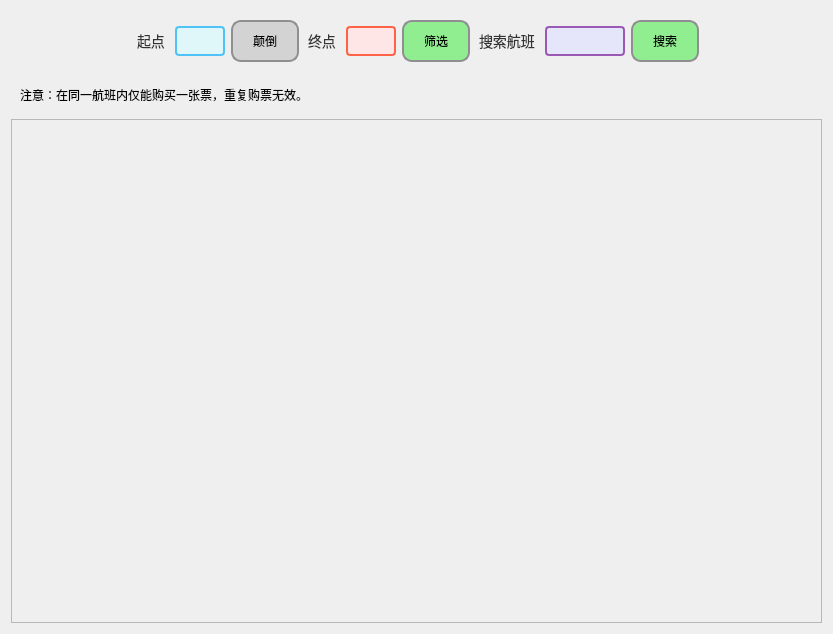
<?xml version="1.0" encoding="UTF-8"?>
<ui version="4.0">
 <class>UserHomePage</class>
 <widget class="QWidget" name="UserHomePage">
  <property name="geometry">
   <rect>
    <x>0</x>
    <y>0</y>
    <width>833</width>
    <height>634</height>
   </rect>
  </property>
  <property name="windowTitle">
   <string>Form</string>
  </property>
  <layout class="QVBoxLayout" name="verticalLayout">
   <item>
    <widget class="QWidget" name="widget_22" native="true">
     <layout class="QHBoxLayout" name="horizontalLayout_13">
      <item>
       <spacer name="horizontalSpacer_13">
        <property name="orientation">
         <enum>Qt::Orientation::Horizontal</enum>
        </property>
        <property name="sizeHint" stdset="0">
         <size>
          <width>40</width>
          <height>20</height>
         </size>
        </property>
       </spacer>
      </item>
      <item>
       <widget class="QLabel" name="label_22">
        <property name="styleSheet">
         <string notr="true">QLabel {
    color: #333333; /* 深灰色文字，与对话框和文本输入框的文字颜色相同 */
    font-size: 14px; /* 与按钮、对话框和文本输入框相同的字体大小 */
    font-weight: normal; /* 默认字体粗细，可以根据需要调整 */
    margin: 5px 0; /* 上下外边距，根据需要调整 */
    background-color: transparent; /* 透明背景，不覆盖标签下的内容 */
}

QLabel:disabled {
    color: #888888; /* 禁用时文字颜色变暗，与禁用状态的文本输入框一致 */
}</string>
        </property>
        <property name="text">
         <string>起点</string>
        </property>
       </widget>
      </item>
      <item>
       <widget class="QLineEdit" name="StartPointLine">
        <property name="maximumSize">
         <size>
          <width>50</width>
          <height>16777215</height>
         </size>
        </property>
        <property name="styleSheet">
         <string notr="true">QLineEdit {
    background-color: #e0f7fa; /* 浅蓝色背景 */
    border: 2px solid #4fc3f7; /* 蓝色边框 */
    border-radius: 4px; /* 圆角边框 */
    padding: 5px; /* 内边距 */
    color: #005f6a; /* 深蓝色文本 */
    selection-background-color: #4fc3f7; /* 选中时的背景颜色 */
    selection-color: #ffffff; /* 选中时的文本颜色 */
}

QLineEdit:focus {
    border-color: #00796b; /* 聚焦时边框颜色变深 */
    box-shadow: 0 0 4px rgba(0, 121, 107, 0.5); /* 聚焦时阴影效果 */
}

QLineEdit:disabled {
    background-color: #d3e5f3; /* 禁用时背景颜色变浅 */
    border-color: #a1c4dd; /* 禁用时边框颜色变浅 */
    color: #6d8cac; /* 禁用时文本颜色变暗 */
}

QLineEdit::placeholder {
    color: #6d8cac; /* 占位符文本颜色 */
    font-style: italic; /* 占位符文本斜体 */
}</string>
        </property>
       </widget>
      </item>
      <item>
       <widget class="QPushButton" name="ReverseBtn">
        <property name="styleSheet">
         <string notr="true">QPushButton {
    border: 2px solid #8f8f91; /* 设置按钮边框 */
    border-radius: 10px; /* 设置按钮圆角 */
    padding: 10px 20px; /* 设置按钮内边距 */
    background-color: #d3d3d3; /* 设置浅灰色背景 */
    color: black; /* 设置文本颜色为黑色，确保在浅灰色背景上清晰可见 */
}
 
QPushButton:hover {
    background-color: #c0c0c0; /* 鼠标悬停时的背景颜色，稍微深一点的浅灰色 */
}
 
QPushButton:pressed {
    background-color: #a9a9a9; /* 按钮按下时的背景颜色，再深一点的浅灰色 */
}</string>
        </property>
        <property name="text">
         <string>颠倒</string>
        </property>
       </widget>
      </item>
      <item>
       <widget class="QLabel" name="label_23">
        <property name="styleSheet">
         <string notr="true">QLabel {
    color: #333333; /* 深灰色文字，与对话框和文本输入框的文字颜色相同 */
    font-size: 14px; /* 与按钮、对话框和文本输入框相同的字体大小 */
    font-weight: normal; /* 默认字体粗细，可以根据需要调整 */
    margin: 5px 0; /* 上下外边距，根据需要调整 */
    background-color: transparent; /* 透明背景，不覆盖标签下的内容 */
}

QLabel:disabled {
    color: #888888; /* 禁用时文字颜色变暗，与禁用状态的文本输入框一致 */
}</string>
        </property>
        <property name="text">
         <string>终点</string>
        </property>
       </widget>
      </item>
      <item>
       <widget class="QLineEdit" name="EndPointLine">
        <property name="maximumSize">
         <size>
          <width>50</width>
          <height>16777215</height>
         </size>
        </property>
        <property name="styleSheet">
         <string notr="true">QLineEdit {
    background-color: #ffe6e6; /* 浅红色背景 */
    border: 2px solid #ff6347; /* 鲜红色边框 */
    border-radius: 4px; /* 圆角边框 */
    padding: 5px; /* 内边距 */
    color: #8b0000; /* 暗红色文本 */
    selection-background-color: #ff4500; /* 选中时的背景颜色（橙色红） */
    selection-color: #ffffff; /* 选中时的文本颜色（白色） */
}

QLineEdit:focus {
    border-color: #dc143c; /* 聚焦时边框颜色变为更深的红色 */
    box-shadow: 0 0 4px rgba(220, 20, 60, 0.5); /* 聚焦时阴影效果 */
}

QLineEdit:disabled {
    background-color: #f5dcdc; /* 禁用时背景颜色变浅 */
    border-color: #e9967a; /* 禁用时边框颜色变浅 */
    color: #a52a2a; /* 禁用时文本颜色变暗 */
}

QLineEdit::placeholder {
    color: #a52a2a; /* 占位符文本颜色（暗红色） */
    font-style: italic; /* 占位符文本斜体 */
}</string>
        </property>
       </widget>
      </item>
      <item>
       <widget class="QPushButton" name="FilterBtn">
        <property name="styleSheet">
         <string notr="true">QPushButton {
    border: 2px solid #8f8f91; /* 设置按钮边框 */
    border-radius: 10px; /* 设置按钮圆角 */
    padding: 10px 20px; /* 设置按钮内边距 */
    background-color: #90ee90; /* 设置浅绿色背景 */
}

QPushButton:hover {
    background-color: #80e080; /* 鼠标悬停时的背景颜色，稍微深一点的浅绿色 */
}

QPushButton:pressed {
    background-color: #70d070; /* 按钮按下时的背景颜色，再深一点的浅绿色 */
}</string>
        </property>
        <property name="text">
         <string>筛选</string>
        </property>
       </widget>
      </item>
      <item>
       <widget class="QLabel" name="label_24">
        <property name="styleSheet">
         <string notr="true">QLabel {
    color: #333333; /* 深灰色文字，与对话框和文本输入框的文字颜色相同 */
    font-size: 14px; /* 与按钮、对话框和文本输入框相同的字体大小 */
    font-weight: normal; /* 默认字体粗细，可以根据需要调整 */
    margin: 5px 0; /* 上下外边距，根据需要调整 */
    background-color: transparent; /* 透明背景，不覆盖标签下的内容 */
}

QLabel:disabled {
    color: #888888; /* 禁用时文字颜色变暗，与禁用状态的文本输入框一致 */
}</string>
        </property>
        <property name="text">
         <string>搜索航班</string>
        </property>
       </widget>
      </item>
      <item>
       <widget class="QLineEdit" name="SeekLine">
        <property name="maximumSize">
         <size>
          <width>80</width>
          <height>16777215</height>
         </size>
        </property>
        <property name="styleSheet">
         <string notr="true">QLineEdit {
    background-color: #e6e6fa; /* 浅紫色背景 */
    border: 2px solid #9b59b6; /* 紫色边框 */
    border-radius: 4px; /* 圆角边框 */
    padding: 5px; /* 内边距 */
    color: #4b0082; /* 深紫色文本（与浅紫色背景形成对比） */
    selection-background-color: #9b59b6; /* 选中时的背景颜色（与边框颜色相同） */
    selection-color: #ffffff; /* 选中时的文本颜色（白色） */
}

QLineEdit:focus {
    border-color: #6a0dad; /* 聚焦时边框颜色变深为深紫色 */
    box-shadow: 0 0 4px rgba(106, 13, 173, 0.5); /* 聚焦时阴影效果使用深紫色RGBA */
}

QLineEdit:disabled {
    background-color: #d8bfd8; /* 禁用时背景颜色变为更浅的紫色 */
    border-color: #b09cd9; /* 禁用时边框颜色变为更浅的紫色 */
    color: #800080; /* 禁用时文本颜色变为中紫色 */
}

QLineEdit::placeholder {
    color: #800080; /* 占位符文本颜色使用中紫色 */
    font-style: italic; /* 占位符文本斜体 */
}</string>
        </property>
       </widget>
      </item>
      <item>
       <widget class="QPushButton" name="SeekBtn">
        <property name="styleSheet">
         <string notr="true">QPushButton {
    border: 2px solid #8f8f91; /* 设置按钮边框 */
    border-radius: 10px; /* 设置按钮圆角 */
    padding: 10px 20px; /* 设置按钮内边距 */
    background-color: #90ee90; /* 设置浅绿色背景 */
}

QPushButton:hover {
    background-color: #80e080; /* 鼠标悬停时的背景颜色，稍微深一点的浅绿色 */
}

QPushButton:pressed {
    background-color: #70d070; /* 按钮按下时的背景颜色，再深一点的浅绿色 */
}</string>
        </property>
        <property name="text">
         <string>搜索</string>
        </property>
       </widget>
      </item>
      <item>
       <spacer name="horizontalSpacer_14">
        <property name="orientation">
         <enum>Qt::Orientation::Horizontal</enum>
        </property>
        <property name="sizeHint" stdset="0">
         <size>
          <width>40</width>
          <height>20</height>
         </size>
        </property>
       </spacer>
      </item>
     </layout>
    </widget>
   </item>
   <item>
    <widget class="QWidget" name="widget" native="true">
     <layout class="QHBoxLayout" name="horizontalLayout">
      <item>
       <widget class="QLabel" name="label">
        <property name="text">
         <string>注意：在同一航班内仅能购买一张票，重复购票无效。</string>
        </property>
       </widget>
      </item>
     </layout>
    </widget>
   </item>
   <item>
    <widget class="QScrollArea" name="UserShowFlightArea">
     <property name="widgetResizable">
      <bool>true</bool>
     </property>
     <widget class="QWidget" name="scrollAreaWidgetContents">
      <property name="geometry">
       <rect>
        <x>0</x>
        <y>0</y>
        <width>813</width>
        <height>512</height>
       </rect>
      </property>
      <layout class="QVBoxLayout" name="verticalLayout_3"/>
     </widget>
    </widget>
   </item>
  </layout>
 </widget>
 <resources/>
 <connections/>
</ui>
